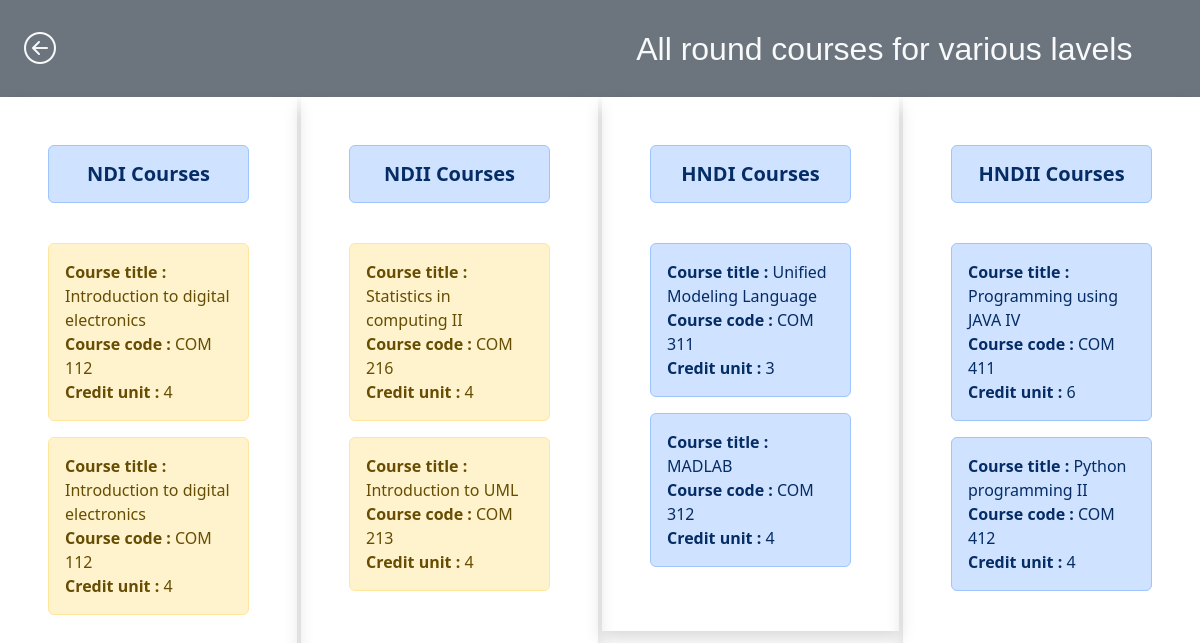
/courses.php, run on the app's committed database.
### tables this page shows
CREATE TABLE `nd1` (
  `id` int(11) NOT NULL,
  `course_code` varchar(10) NOT NULL,
  `course_title` text NOT NULL,
  `credit_load` varchar(11) NOT NULL
);

CREATE TABLE `nd2` (
  `id` int(11) NOT NULL,
  `course_code` varchar(10) NOT NULL,
  `course_title` varchar(50) NOT NULL,
  `credit_load` varchar(11) NOT NULL
);

CREATE TABLE `hnd1` (
  `id` int(11) NOT NULL,
  `course_code` varchar(10) NOT NULL,
  `course_title` varchar(50) NOT NULL,
  `credit_load` varchar(11) NOT NULL
);

CREATE TABLE `hnd2` (
  `id` int(11) NOT NULL,
  `course_code` varchar(10) NOT NULL,
  `course_title` varchar(50) NOT NULL,
  `credit_load` varchar(11) NOT NULL
);

### courses.php (the view, shortened to what this page needs)
<?php include "connection.php"; ?>
<!DOCTYPE html>
<html lang="en">
<head>
    <link rel="stylesheet" href="bootstrap-5.1.3/dist/css/bootstrap.min.css">
        <link rel="stylesheet" href="bootstrap-5.1.3/dist/css/bootstrap.css">
        <link rel="stylesheet" href="bootstrap-icons/bootstrap-icons.css">
</head>
<body>
<nav class="nav-divider bg-secondary p-4">
<a href="index.php" class="bi bi-arrow-left-circle text-light fs-2"></a>
<span class="offset-6 fs-2 text-light" style="font-family:sans-serif">All round courses for various lavels</span>
</nav>
<div class="row g-1">
<div class="col-md-3">
<div class="container shadow p-5">
<h2 class="lead alert alert-primary fw-bold text-center"> NDI Courses</h2>
<?php
$sql = $connection->query("SELECT * FROM `nd1`;");
if(mysqli_num_rows($sql) == true){
echo "<br>";
while($row = mysqli_fetch_assoc($sql))
{
    $c_code = $row["course_code"];
    $c_title = $row["course_title"];
    $c_unit = $row["credit_load"];
    echo "
    <div class='alert alert-warning'>
    <b>Course title :</b> $c_title
    <br>
    <b>Course code :</b> $c_code
    <br>
    <b>Credit unit :</b> $c_unit
    </div>
    ";
}
}else{
    echo "<div class=\"alert alert-danger text-center\">No course avaliable</div>";
    echo "<br>";
}
?>
</div>
</div>
<div class="col-md-3">
<div class="container shadow p-5">
<h2 class="lead alert alert-primary text-center fw-bold">NDII  Courses</h2>
<?php
$sql = $connection->query("SELECT * FROM `nd2`;");
if(mysqli_num_rows($sql) == true){
echo "<br>";
while($row = mysqli_fetch_assoc($sql))
{
    $c_code = $row["course_code"];
    $c_title = $row["course_title"];
    $c_unit = $row["credit_load"];
    echo "
    <div class='alert alert-warning'>
    <b>Course title :</b> $c_title
    <br>
    <b>Course code :</b> $c_code
    <br>
    <b>Credit unit :</b> $c_unit
    </div>
    ";
}
}else{
    echo "<div class=\"alert alert-danger text-center\">No course avaliable</div>";
}
?>
</div>
</div>
<div class="col-md-3">
<div class="container shadow p-5">
<h2 class="lead alert alert-primary text-center fw-bold">HNDI Courses</h2>
<?php
$sql = $connection->query("SELECT * FROM `hnd1`;");
if(mysqli_num_rows($sql) == true){
echo "<br>";
while($row = mysqli_fetch_assoc($sql))
{
    $c_code = $row["course_code"];
    $c_title = $row["course_title"];
    $c_unit = $row["credit_load"];
    echo "
    <div class='alert alert-primary'>
    <b>Course title :</b> $c_title
    <br>
    <b>Course code :</b> $c_code
    <br>
    <b>Credit unit :</b> $c_unit
    </div>
    ";
}
}else{
    echo "<div class=\"alert alert-danger text-center\">No course avaliable</div>";
    echo "<br>";
}
?>
</div>
</div>
<div class="col-md-3">
<div class="container shadow p-5">
<h2 class="lead alert alert-primary text-center fw-bold">HNDII Courses</h2>
<?php
$sql = $connection->query("SELECT * FROM `hnd2`;");
if(mysqli_num_rows($sql) == true){
echo "<br>";
while($row = mysqli_fetch_assoc($sql))
{
    $c_code = $row["course_code"];
    $c_title = $row["course_title"];
    $c_unit = $row["credit_load"];
    echo "
    <div class='alert alert-primary'>
    <b>Course title :</b> $c_title
    <br>
    <b>Course code :</b> $c_code
    <br>
    <b>Credit unit :</b> $c_unit
    </div>
    ";
}
}else{
    echo "<div class=\"alert alert-danger text-center\">No course avaliable</div>";
    echo "<br>";
}
?>
</div>
</div>
</body>
</html>

### data on the page
nd1: course_title "Introduction to digital electronics", course_code "COM 112", credit_load "4"
nd1: course_title "Introduction to digital electronics", course_code "COM 112", credit_load "4"
nd2: course_title "Statistics in computing II", course_code "COM 216", credit_load "4"
nd2: course_title "Introduction to UML", course_code "COM 213", credit_load "4"
hnd1: course_title "Unified Modeling Language", course_code "COM 311", credit_load "3"
hnd1: course_title "MADLAB", course_code "COM 312", credit_load "4"
hnd2: course_title "Programming using JAVA IV", course_code "COM 411", credit_load "6"
hnd2: course_title "Python programming II", course_code "COM 412", credit_load "4"
